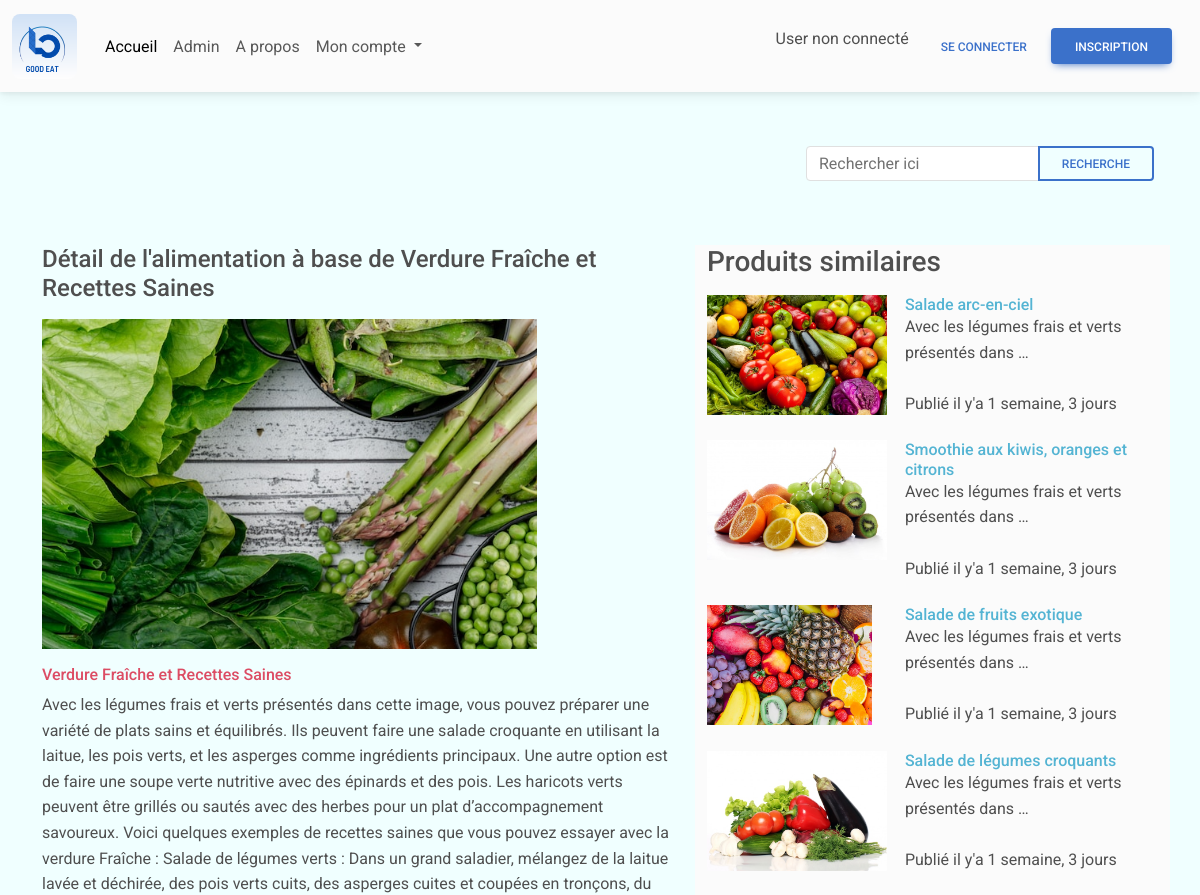
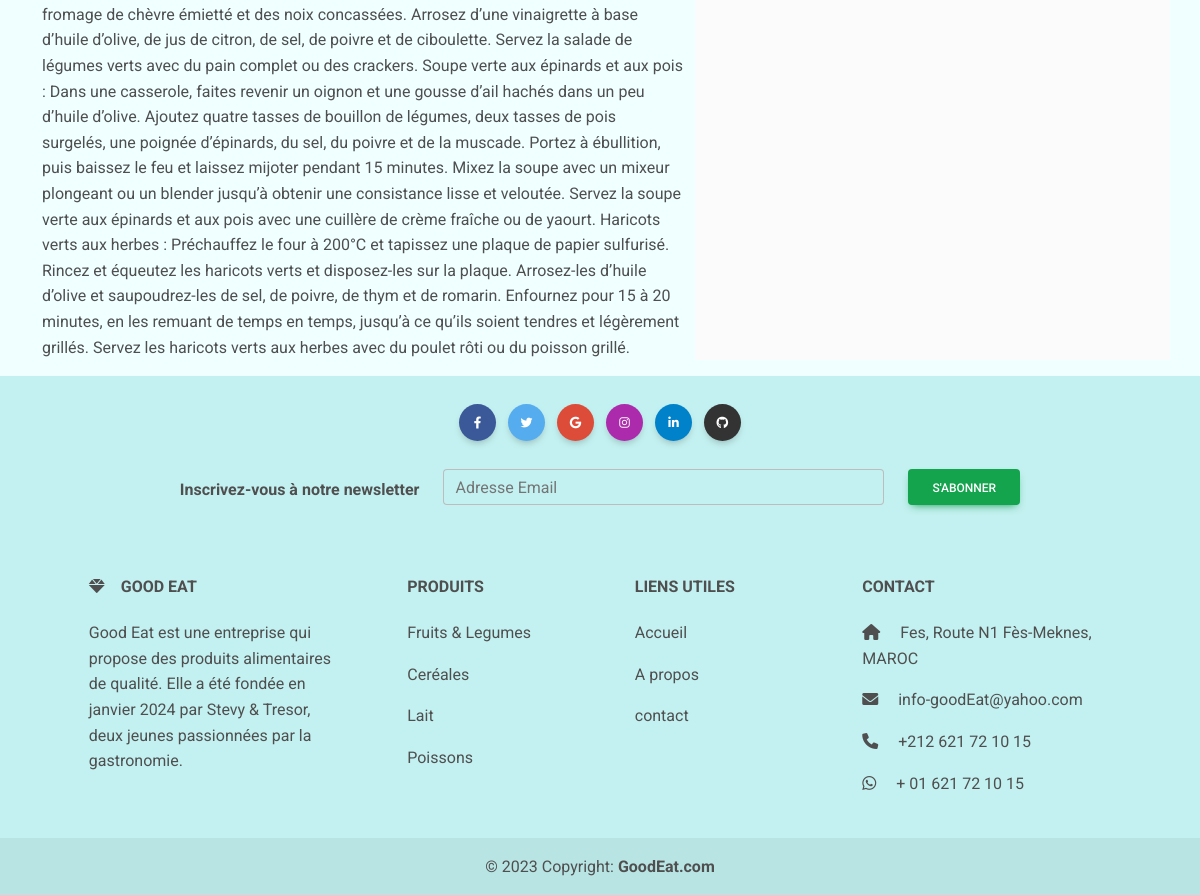
The app's page /produit/1 with its own data (2 pictures, top to bottom).
### my_blog/models.py (models this page shows)
class Produit(models.Model):
    title = models.CharField(max_length = 60)
    desc = models.TextField()
    category = models.ForeignKey(Category, on_delete=models.CASCADE,null=True)
    user = models.ForeignKey(User, on_delete=models.CASCADE)
    image = models.ImageField(upload_to = "")
    created_add = models.DateTimeField(auto_now_add=True)
    update_add = models.DateTimeField(auto_now_add=True)
    def __str__(self):
        return self.title

### my_blog/views.py (the view)
# urls.py: path("produit/<int:id_produit>", detail, name="detail"),
def detail(resquest, id_produit):
    var_produit = Produit.objects.get(id=id_produit)
    category = var_produit.category
    produit_de_m_category = Produit.objects.filter(category=category)[:6]
    return render(resquest, 'detail.html',{'produit':var_produit,'produit_identique': produit_de_m_category })

### my_blog/templates/detail.html
{% extends "base.html" %}
{% load static %}
{% block content %}
<div class="container">
    <div class="row">
        <div class="col-md-7">
            <h4 class="my-3">Détail de l'alimentation à base de {{produit.title}}</h4>
            <img src="{{produit.image.url}}" alt="Produit {{produit.id}}" height="330" />
            <h6 class="mt-3 text-danger ">{{produit.title}}</h6>
            <p>{{produit.desc}}</p>
        </div>
        <div class="col-md-5 bg-body-tertiary my-3">
            <h3> Produits similaires</h3>
            {%for prd in produit_identique %}
            {%if prd.id != produit.id %}
            <div class="row">
                    <div class='col-md-5'>
                        <a href="{% url 'detail' prd.id %}">
                            <img src="{{prd.image.url}}" alt="Produit {{produit.id}}" height="120" class='my-2' />
                        </a>
                    </div>
                    <div class='col-md-7 mt-2'>
                        <a href="{% url 'detail' prd.id %}">
                            <h6 class="card-title text-info font-weight-bolder">{{prd}}</h6>
                        </a>
                        <p class="">
                            {{produit.desc | truncatewords:8}} <br /><br />
                            Publié il y'a {{produit.created_add|timesince}}
                        </p>
                    </div>
            </div>
            {% endif %}
            {% endfor %}
        </div>
    </div>
</div>
{% endblock %}

### my_blog/static/css/style.css (style rules this page uses)
body { background-color: azure; }

### records on screen
Produit: title "Verdure Fraîche et Recettes Saines", image (picture), desc "Avec les légumes frais et verts présentés dans cette image, vous pouvez préparer une variété de plats sains et équilibrés. Ils peuvent faire une salade croquante en utilisant la laitue, les pois verts, et les asperges comme ingrédients principaux. Une autre option est de faire une soupe verte nutritive avec des épinards et des pois. Les haricots verts peuvent être grillés ou sautés avec des herbes pour un plat d’accompagnement savoureux. Voici quelques exemples de recettes saines que vous pouvez essayer avec la verdure Fraîche : Salade de légumes verts : Dans un grand saladier, mélangez de la laitue lavée et déchirée, des pois verts cuits, des asperges cuites et coupées en tronçons, du…", desc "Avec les légumes frais et verts présentés dans …", created_add "1 semaine, 3 jours"
Produit: image (picture), title "Salade arc-en-ciel"
Produit: image (picture), title "Smoothie aux kiwis, oranges et citrons"
Produit: image (picture), title "Salade de fruits exotique"
Produit: image (picture), title "Salade de légumes croquants"
